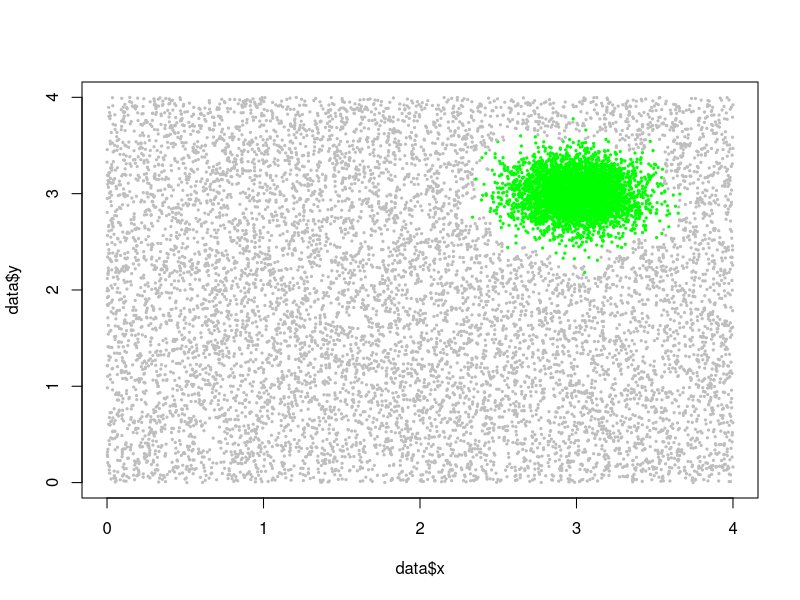

Reproduce this figure in R. (Note: this script raises an error after producing the figure.)
#2d
set.seed(100)
x <- rnorm(4000,3,0.2)
y <- rnorm(4000,3,0.2)
xw <- runif(10000)*4
yw <- runif(10000)*4

data <- rbind(data.frame(x = x, y = y, colour = "green"), data.frame(x = xw,y = yw, colour = "grey"))
data$xr <- round(data$x,1)
data$yr <- round(data$y,1)
data$flag <- 1
data$flag[data$colour == "grey"] <- 0 
temp <- aggregate(data$flag, by = list(xr = data$xr, yr = data$yr), FUN = mean)
colnames(temp) <- c("xr", "yr", "mean")
data <- merge(data, temp, by = c("xr", "yr"))
data <- data[!(data$flag == 0 & data$mean > 0), ]


data$colour <- as.character(data$colour)

plot(data$x, data$y, col = data$colour, pch = 19, cex = 0.3)


x1 <- seq(-10, 10, length.out = 50)  
x2 <- x1  
df <- expand.grid(x1, x2)
zf <- function(x,y){x1^2 + x2^2}
z<-outer(x1, x2, zf)

kernel <- persp(x1, x2, z, col = "grey", theta = 30,  phi = -20, 
                ltheta = -120, shade = 1, border = NA, box = TRUE)

s = sample(1:prod(dim(z)), size=1000)
xx = x1[row(z)[s] ]
yy = x2[col(z)[s]]
zz = z[s] + 10

# depth calculation function (adapted from Duncan Murdoch at https://stat.ethz.ch/pipermail/r-help/2005-September/079241.html)
depth3d <- function(x,y,z, pmat, minsize=0.2, maxsize=2) {
  
  # determine depth of each point from xyz and transformation matrix pmat
  tr <- as.matrix(cbind(x, y, z, 1)) %*% kernel
  tr <- tr[,3]/tr[,4]
  
  # scale depth to point sizes between minsize and maxsize
  psize <- ((tr-min(tr) ) * (maxsize-minsize)) / (max(tr)-min(tr)) + minsize
  return(psize)
}

# determine distance to eye
psize = depth3d(xx,yy,zz,kernel,minsize=0.1, maxsize = 0.3)

mypoints <- trans3d(xx, yy, zz, pmat=kernel)

# plot in 2D space with pointsize related to distance
points(mypoints, pch=19, cex=psize, col=4)
points(mypoints, pch=19, cex=psize, col=4)